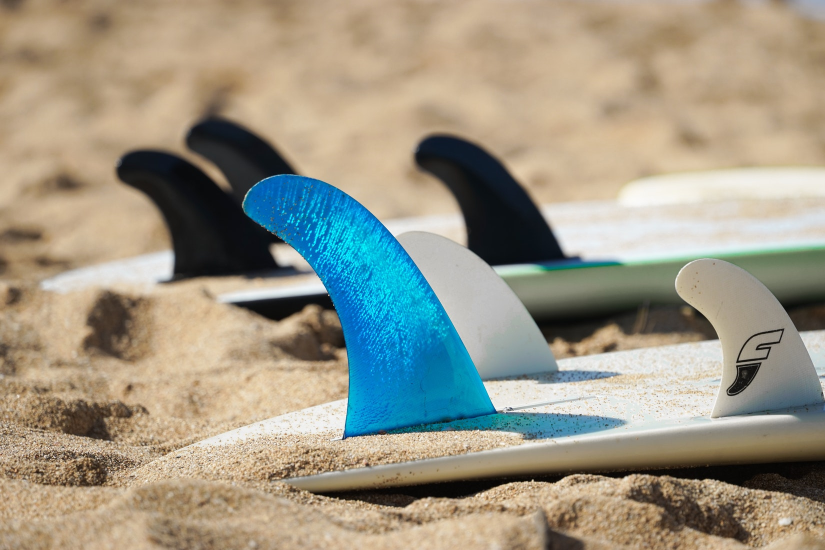
#> input picture photo-1515061942942-2fb5aa4d63c9.jpg, 1650 x 1100 px (shown at 1/2 size)
$ jupyter execute --allow-errors rotate_client.ipynb   (shell and % lines are left out)
#> lines starting #> are read from the running program, lines starting #| are printed output that depends on the picture
[cell 1]
from __future__ import print_function
import logging

import grpc
import numpy as np
import cv2
#> (the rest of this cell did not finish here and is left out)

[cell 2]
photo = cv2.imread('../photo-1515061942942-2fb5aa4d63c9.jpg')
#> photo is the input picture: shape (1100, 1650, 3); mean B, G, R 133.9, 150.8, 156

[cell 3]
1
#> (the rest of this cell did not finish here and is left out)

[cell 4]
100
rot90 = cv2.rotate(photo, cv2.ROTATE_90_CLOCKWISE)
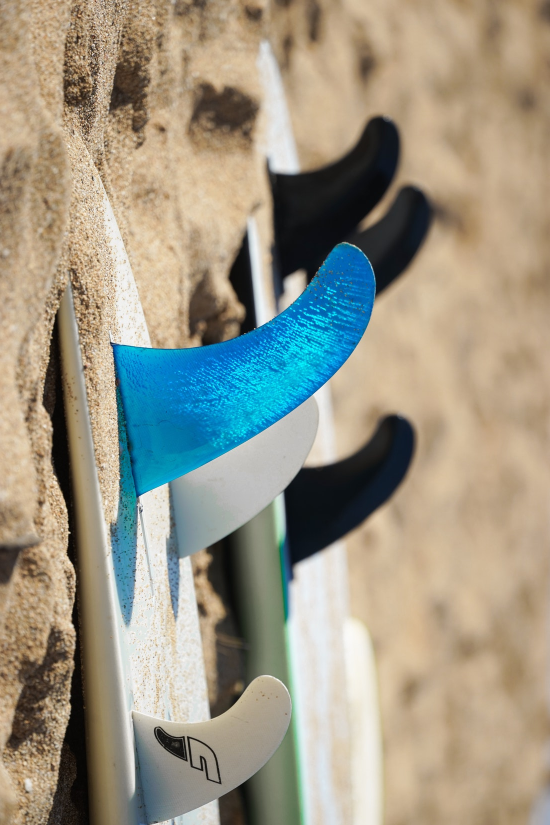
#> rot90: shape (1650, 1100, 3) (shown at 1/2 size); mean B, G, R 133.9, 150.8, 156

[cell 5]
100
#> (the rest of this cell did not finish here and is left out)

[cell 6]
from matplotlib import pyplot as plt
plt.imshow(cv2.cvtColor(rot90,cv2.COLOR_BGR2RGB))

[cell 7]
from matplotlib import pyplot as plt
plt.imshow(cv2.cvtColor(photo,cv2.COLOR_BGR2RGB))
